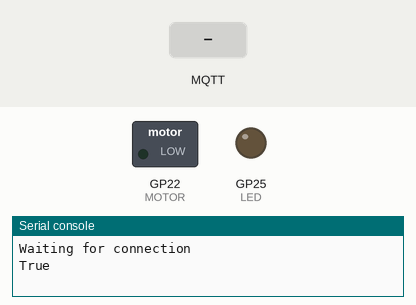
Simulated run of this program. Board: Raspberry Pi Pico running MicroPython. Shown: switched loads named in the program (green lamp = pin HIGH), output pins drawn as LEDs (lit = HIGH), the last lines printed to the serial console. The inputs (shaded band) are chosen by the test bench. WiFi joins after 1.5 s; no MQTT or app messages arrive unless stated.

Above: at 6.3 s.
6.4 s: MQTT message "Turn On" arrives on the first subscribed topic
At 7.9 s:
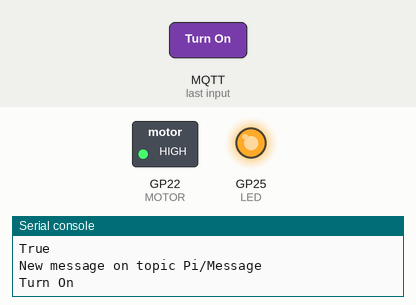
8.6 s: MQTT message "Turn Off" arrives on the first subscribed topic
At 9.5 s:
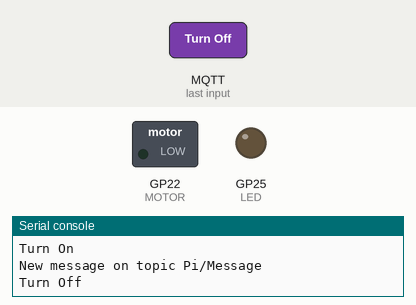
Timing chart, 0 to 11.6 s (numbered marks = the images above; inputs shaded):
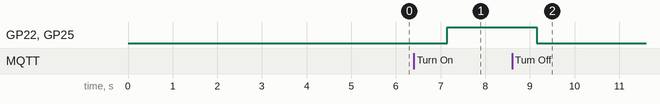

The program:

MQTTTest.py
```python
import network
import time
from machine import Pin
from umqtt.simple import MQTTClient

wlan = network.WLAN(network.STA_IF)
wlan.active(True)
# wlan.connect("GWN6B91D8","726KExNv")
wlan.connect("CNT-IoT", "")
while wlan.isconnected() == False:
    print("Waiting for connection")
    time.sleep(5)
print(wlan.isconnected())

LED = Pin("LED", Pin.OUT)
MOTOR = Pin("GP22", Pin.OUT)

# '192.168.1.119' LAN doesn't work however online broker works fine
# 'test.mosquitto.org'
mqtt_server = 'test.mosquitto.org'
client_id = 'hambord'
topic_sub = b'Pi/Message'


def sub_cb(topic, msg):
    print("New message on topic {}".format(topic.decode('utf-8')))
    msg = msg.decode('utf-8')
    print(msg)
    if msg == "Turn Off":
        LED.value(0)
        MOTOR.value(0)
    elif msg == "Turn On":
        LED.value(1)
        MOTOR.value(1)


def mqtt_connect():
    client = MQTTClient(client_id, mqtt_server, keepalive=60)
    client.set_callback(sub_cb)
    # client.connect()
    # print('Connected to %s MQTT Broker'%(mqtt_server))

    if not client.connect():
        client.subscribe(topic_sub)
    while True:
        client.check_msg()
        time.sleep(1)


mqtt_connect()
```

Measured:
- after the input at 6.4 s, GP22 (MOTOR), GP25 (LED): LOW → HIGH after 0.75 s
- after the input at 8.6 s, GP22 (MOTOR), GP25 (LED): HIGH → LOW after 0.55 s
